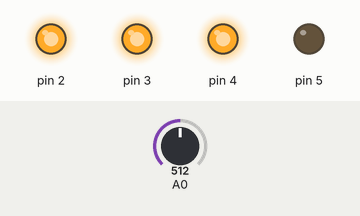
A sketch run on a simulated Arduino Mega 2560, built with avr-gcc and run on an emulated ATmega2560. On the bench: output pins drawn as LEDs (lit = HIGH). The test bench sets the inputs (shaded band); at power-on: A0 = 512.

Above: at 0.8 s.
0.9 s: A0 set to 496
At 1.3 s:
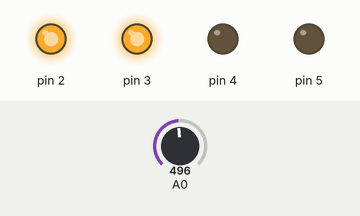
2.4 s: A0 set to 274
3.9 s: A0 set to 240
At 4.8 s:
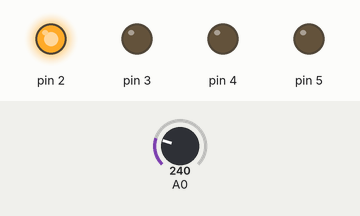
5.4 s: A0 set to 900
At 5.9 s:
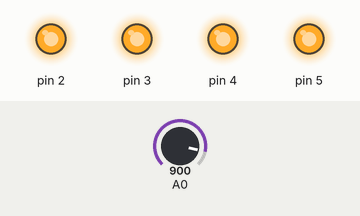
6.9 s: A0 set to 780
8.4 s: A0 set to 751
At 9.4 s:
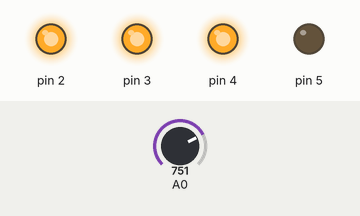
Timing chart, 0 to 10.9 s (numbered marks = the images above; inputs shaded):
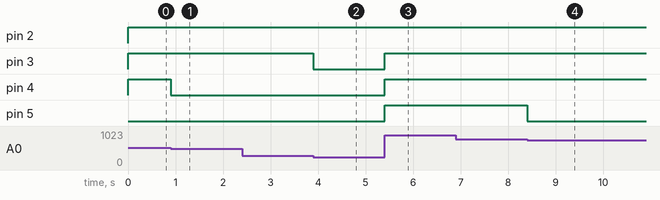

The sketch:

CH_08_06_varR-LED.ino
```cpp
#define F_CPU 16000000L
#include <avr/io.h>
#include <util/delay.h>
#include "ADC.h"

#define set_bit(value, bit) ( _SFR_BYTE(value) |= _BV(bit) )
#define clear_bit(value, bit) ( _SFR_BYTE(value) &= ~_BV(bit) )

void PORT_init() {
  set_bit(DDRE, 4);       // 아두이노 2번
  set_bit(DDRE, 5);       // 아두이노 3번
  set_bit(DDRG, 5);       // 아두이노 4번
  set_bit(DDRE, 3);       // 아두이노 5번
}

int main(void) {

  ADC_init(0);        // AD 변환기 초기화
  PORT_init();        // LED 연결 핀을 출력으로 설정

  while (1) {
    int read = read_ADC();    // 가변저항 읽기
    int count = (read >> 8) + 1;

    switch (count) {    // LED 개수에 따라 LED 점멸
      case 1:
        set_bit(PORTE, 4);
        clear_bit(PORTE, 5);
        clear_bit(PORTG, 5);
        clear_bit(PORTE, 3);
        break;
      case 2:
        set_bit(PORTE, 4);
        set_bit(PORTE, 5);
        clear_bit(PORTG, 5);
        clear_bit(PORTE, 3);
        break;
      case 3:
        set_bit(PORTE, 4);
        set_bit(PORTE, 5);
        set_bit(PORTG, 5);
        clear_bit(PORTE, 3);
        break;
      case 4:
        set_bit(PORTE, 4);
        set_bit(PORTE, 5);
        set_bit(PORTG, 5);
        set_bit(PORTE, 3);
        break;
    }

    _delay_ms(100);      // 1초에 한 번 읽음
  }

  return 0;
}
```

ADC.cpp
```cpp
#include "ADC.h"

int MODE = FREE_RUNNING;

void ADC_init(unsigned char channel, int mode = FREE_RUNNING){
	MODE = mode;

	ADMUX |= (1 << REFS0);		// AVCC를 기준 전압으로 선택
	// 채널 선택. 8~15번 채널은 ADMUX 이외에 ADCSRB 레지스터 설정 필요
	ADMUX = ((ADMUX & 0xE0) | (channel & 0x07));
	if(channel > 7) ADCSRB |= (1 << MUX5);

	// 분주비를 128로 설정
	ADCSRA |= (1 << ADPS2) | (1 << ADPS1) | (1 << ADPS0);

	ADCSRA |= (1 << ADEN);		// ADC 활성화

	if(MODE == FREE_RUNNING){
		ADCSRA |= (1 << ADATE);		// 자동 트리거 모드 활성화

		// 프리러닝 모드 선택
		ADCSRB &= ~(1 << ADTS2) & ~(1 << ADTS1) & ~(1 << ADTS0);

		ADCSRA |= (1 << ADSC);		// 변환 시작
	}
}

int read_ADC(void){
	if(MODE == SINGLE_CONVERSION){
		ADCSRA |= (1 << ADSC);		// 변환 시작
	}

	while(!(ADCSRA & (1 << ADIF)));	// 변환 종료 대기

	return ADC;				// 10비트 값을 반환
}
```

ADC.h
```cpp
#ifndef _ADC_
#define _ADC_

#include <avr/io.h>
#include <avr/interrupt.h>

#define FREE_RUNNING		1
#define SINGLE_CONVERSION 	2

void ADC_init(unsigned char channel, int mode = FREE_RUNNING);
int read_ADC(void);

#endif
```

Measured:
- the behaviour switches between 512 and 511 on A0 (found by bisection; images 0 and 1)
- the behaviour switches between 256 and 255 on A0 (found by bisection; images 1 and 2)
- the behaviour switches between 768 and 767 on A0 (found by bisection; images 3 and 4)
- after the input at 0.9 s, pin 4: HIGH → LOW at once
- after the input at 2.4 s, every drawn part: stays the same
- after the input at 3.9 s, pin 3: HIGH → LOW at once
- after the input at 5.4 s, pin 3–5: LOW → HIGH at once
- after the input at 6.9 s, every drawn part: stays the same
- after the input at 8.4 s, pin 5: HIGH → LOW at once
